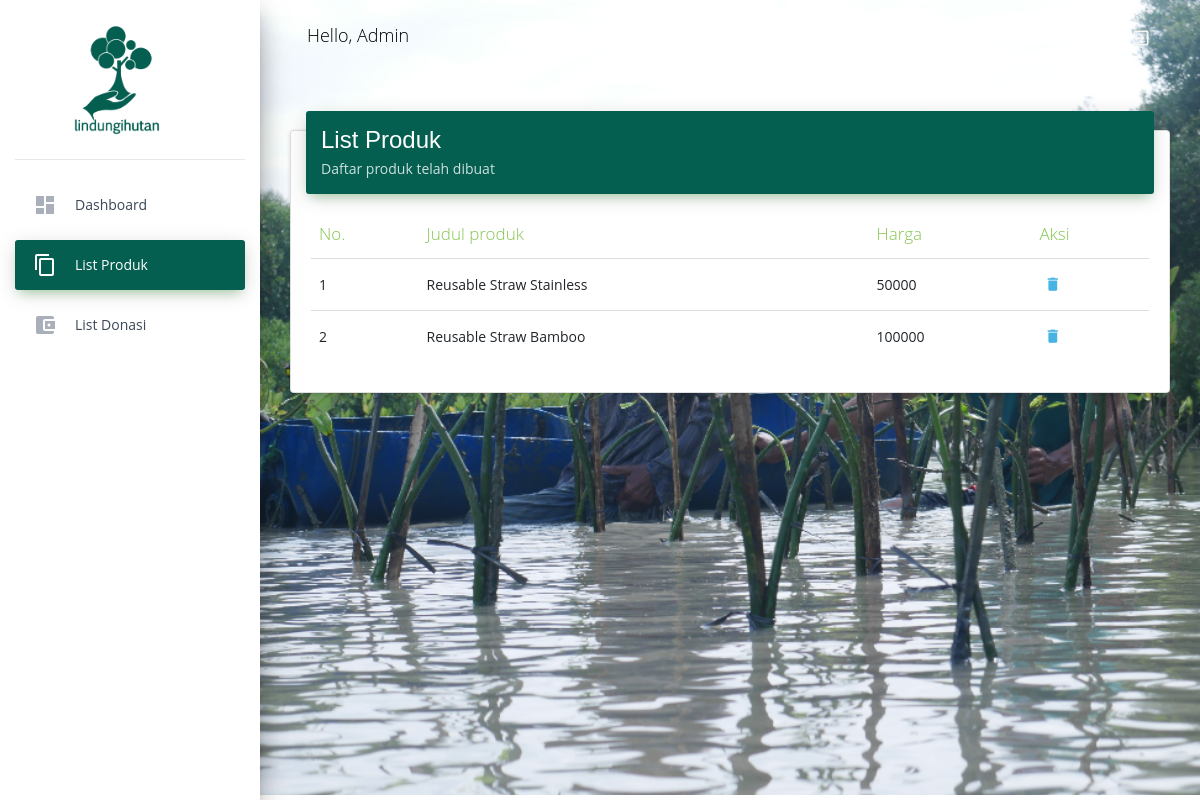
The page /index.php/list_produk on the database its author committed.
### tables this page shows
CREATE TABLE `produk` (
  `kode_produk` int(50) NOT NULL,
  `judul_produk` varchar(50) DEFAULT NULL,
  `deskripsi` text DEFAULT NULL,
  `harga` bigint(50) DEFAULT NULL,
  `email` varchar(50) DEFAULT NULL,
  `penjual` varchar(50) DEFAULT NULL,
  `gambar` varchar(40) DEFAULT NULL
);

### application/controllers/List_Produk.php (called while the page is built, shortened)
<?php
class List_Produk extends CI_Controller {
	function __construct()
	{
		$this->load->model('list_produk_data');
		$this->load->helper('url');
		$this->load->library('form_validation');
	}
	public function index()
	{
		$data = array('title'	=> 'Halaman Dashboard');
		$data['produk'] = $this->list_produk_data->show_data();
		$this->load->view('list_produk_view',$data);
	}
}

### index.php (called while the page is built, shortened)
<?php
require_once BASEPATH.'core/CodeIgniter.php';

### application/models/list_produk_data.php (called while the page is built, shortened)
<?php defined('BASEPATH') or exit('No direct script access allowed');
class list_produk_data extends CI_Model
{
    public function show_data()
    {
        return $this->db->get('produk')->result_array();
	}
}

### application/views/list_produk_view.php (the view, shortened to what this page needs)
<!DOCTYPE html>
<html lang="en">
<head>
	<link rel="stylesheet" href="https://maxcdn.bootstrapcdn.com/font-awesome/latest/css/font-awesome.min.css">
	<link href="assets/assets_admin/css/material-dashboard.css?v=2.1.2" rel="stylesheet" />
	<link href="assets/assets_admin/css/styles.css" rel="stylesheet" />
	<link rel="stylesheet" href='https://unpkg.com/boxicons@2.0.7/css/boxicons.min.css'>
</head>
<body>
	<div class="wrapper">
		<div class="sidebar" data-color="green" data-background-color="white">
			<a href="home" class="logo">
				<img src="assets\images\logo\logo-green-square.png" style="width: 50%; margin-left: 20%;">
			</a>
			<div class="sidebar-wrapper">
				<ul class="nav">
					<li class="nav-item  ">
						<a class="nav-link" href="dashboard_admin">
							<i class="material-icons">dashboard</i>
							<p>Dashboard</p>
						</a>
					</li>
					<li class="nav-item active">
						<a class="nav-link">
							<i class="material-icons">content_copy</i>
							<p>List Produk</p>
						</a>
					</li>
					<li class="nav-item">
						<a class="nav-link" href="list_donasi">
							<i class="material-icons">account_balance_wallet</i>
							<p>List Donasi</p>
						</a>
					</li>
				</ul>
			</div>
		</div>
		<div class="main-panel" style="background: url(assets/images/home/homes1.png) fixed center; background-size: cover">
			<nav class="navbar navbar-expand-lg navbar-transparent navbar-absolute fixed-top ">
				<div class="container-fluid">
					<div class="navbar-wrapper">
						<a class="navbar-brand" style="color: black;" href="javascript:;">Hello, Admin</a>
					</div>
					<div class="collapse navbar-collapse justify-content-end">
						<ul class="navbar-nav">
							<li class="nav-item dropdown">
								<a class="nav-link" href="javascript:;" id="navbarDropdownProfile" data-toggle="dropdown" aria-haspopup="true" aria-expanded="false">
									<i class="material-icons" style="color: whitesmoke;">exit_to_app</i>
								</a>
							</li>
						</ul>
					</div>
				</div>
			</nav>
			<div class="content">
				<div class="container-fluid">
					<div class="row">
						<div class="col-md-12">
							<div class="card">
								<div class="card-header card-header-success kartu">
									<h4 class="card-title">List Produk</h4>
									<p class="card-category">Daftar produk telah dibuat</p>
								</div>
								<div class="card-body table-responsive">
									<table class="table table-hover">
										<thead style="color:#84C44E; font-weight:bolder">
											<th>No.</th>
											<th>Judul produk</th>
											<th>Harga</th>
											<th>Aksi</th>
										</thead>
										<tbody>
											<?php foreach ($produk as $arti) : ?>
												<tr>
													<td><?= $arti['kode_produk']; ?></td>
													<td><?= $arti['judul_produk']; ?></td>
													<td><?= $arti['harga']; ?></td>
													<td class="td-actions">
														<button type="button" rel="tooltip" title="Hapus" class="btn btn-danger btn-link btn-sm">
															<i class="material-icons"><?php echo anchor('List_produk/delete/' . $arti['kode_produk'], 'delete'); ?></i>
														</button>
													</td>
												</tr>
											<?php endforeach; ?>
										</tbody>
									</table>
								</div>
							</div>
						</div>
					</div>
				</div>
			</div>
			<br>
			<br>
		</div>
	</div>
</body>
</html>

### application/views/list_produk_view.php (style rules this page uses)
html { scroll-behavior: smooth; }

### rows shown on the page
produk: kode_produk "1", judul_produk "Reusable Straw Stainless", harga "50000"
produk: kode_produk "2", judul_produk "Reusable Straw Bamboo", harga "100000"
